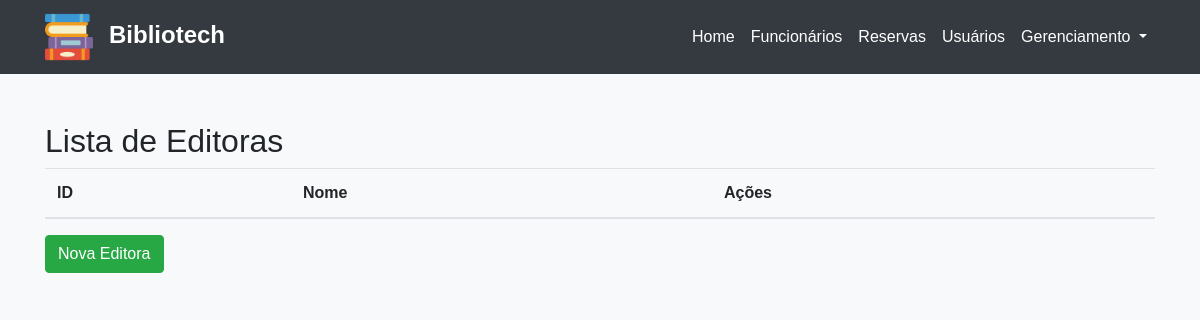
The page /editoras/ on the database as committed earlier.
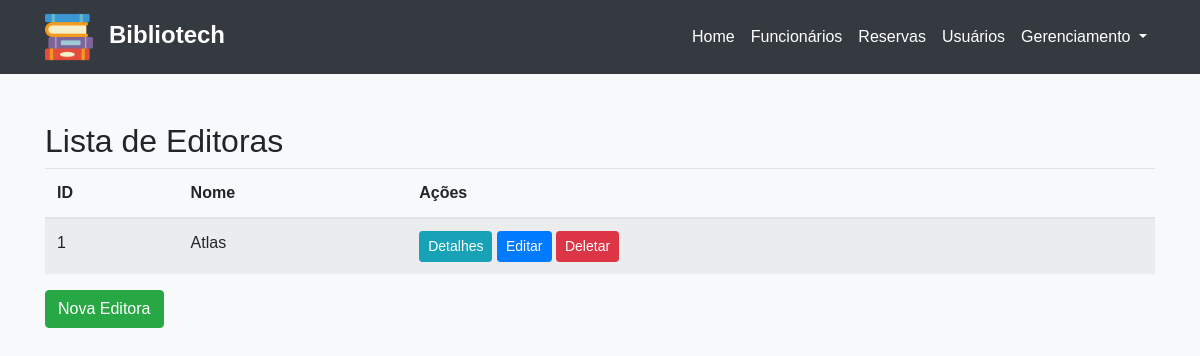
The same page on the database as committed later.
### appmodelo/models.py (models this page shows, shortened)
class Editora(models.Model):
    nome = models.CharField(max_length=100)

### appmodelo/views/EditoraViews.py (the view)
# urls.py: path('editoras/', lista_editoras, name='lista_editoras'),
def lista_editoras(request):
    editoras = Editora.objects.all()
    return render(request, 'lista_editoras.html', {'editoras': editoras})

### appmodelo/templates/lista_editoras.html
{% extends 'Header.html' %} {% block content %}
<h2>Lista de Editoras</h2>
<table class="table table-striped">
  <thead>
    <tr>
      <th>ID</th>
      <th>Nome</th>
      <th>Ações</th>
    </tr>
  </thead>
  <tbody>
    {% for editora in editoras %}
    <tr>
      <td>{{ editora.id }}</td>
      <td>{{ editora.nome }}</td>
      <td>
        <a
          href="{% url 'detalhes_editora' editora.id %}"
          class="btn btn-info btn-sm"
          >Detalhes</a
        >
        <a
          href="{% url 'editar_editora' editora.id %}"
          class="btn btn-primary btn-sm"
          >Editar</a
        >
        <a
          href="{% url 'deletar_editora' editora.id %}"
          class="btn btn-danger btn-sm"
          >Deletar</a
        >
      </td>
    </tr>
    {% endfor %}
  </tbody>
</table>
<a href="{% url 'nova_editora' %}" class="btn btn-success">Nova Editora</a>
{% endblock %}

Rows that differ between the two databases and show on the page:
added Editora: id "1", nome "Atlas"
